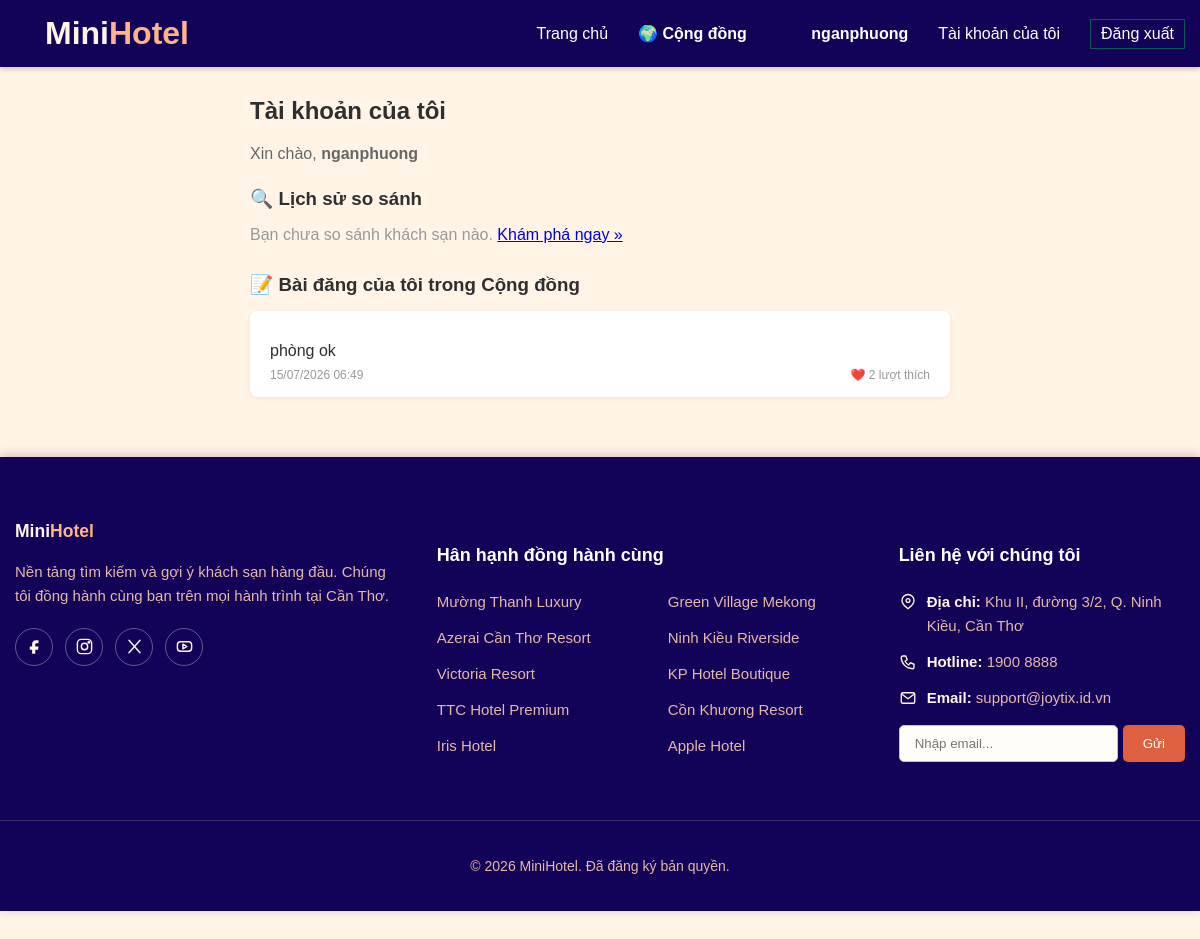
Page /profile.php (signed in) on the earlier database version.
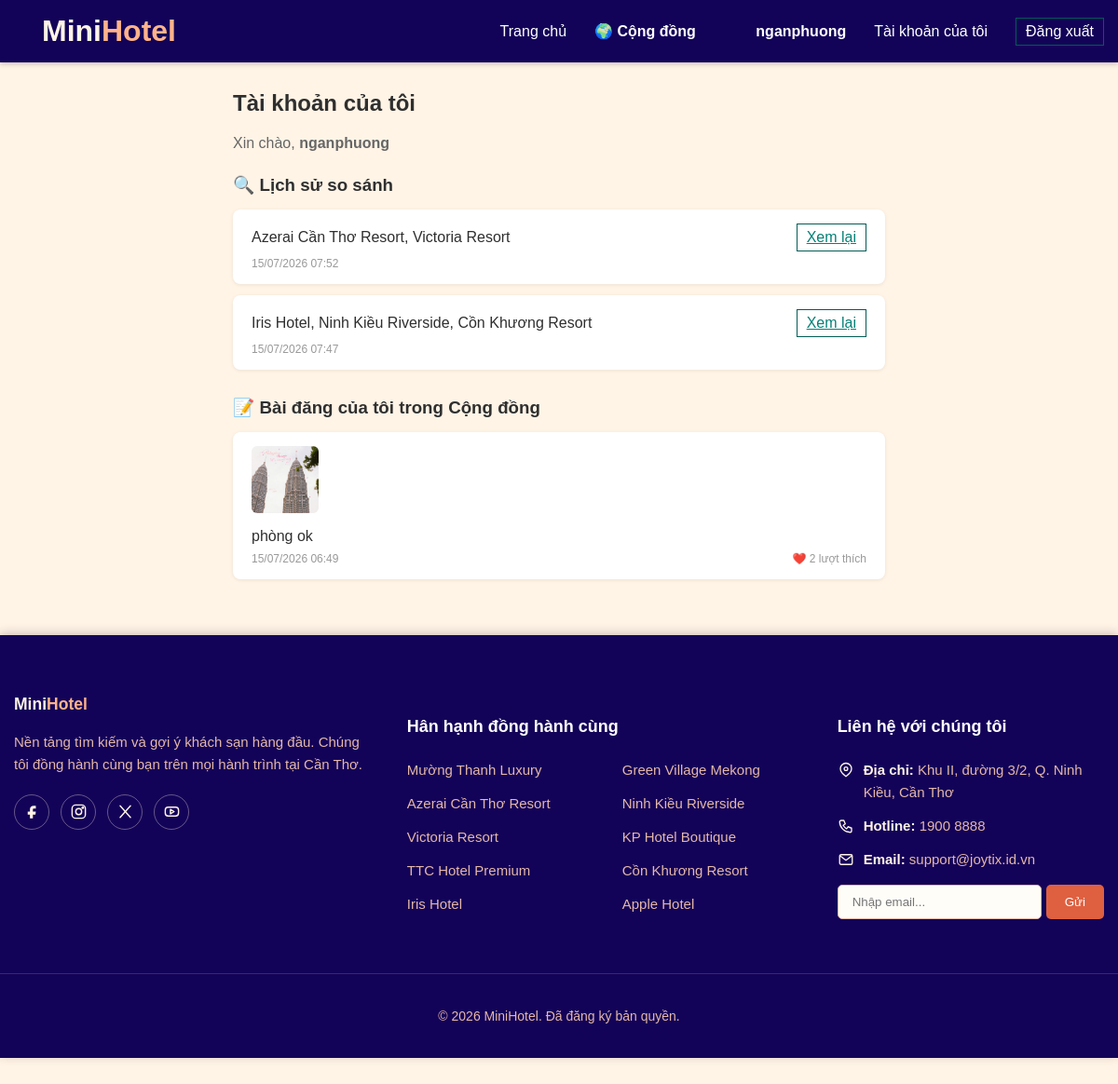
Same page on the later database version.
### tables this page shows
CREATE TABLE `feed_posts` (
  `id` int(11) NOT NULL,
  `author_name` varchar(100) NOT NULL,
  `author_id` int(11) DEFAULT NULL,
  `hotel_id` int(11) DEFAULT NULL COMMENT 'Khách sạn được review',
  `content` text NOT NULL,
  `image_url` varchar(255) DEFAULT NULL,
  `likes_count` int(11) DEFAULT 0,
  `created_at` timestamp NOT NULL DEFAULT current_timestamp()
);

CREATE TABLE `comparison_history` (
  `id` int(11) NOT NULL,
  `user_id` int(11) NOT NULL,
  `hotel_ids` varchar(255) NOT NULL,
  `created_at` timestamp NOT NULL DEFAULT current_timestamp()
);

### profile.php (the view, shortened to what the changed rows need)
<?php
require_once 'includes/db-connect.php';
require_once 'includes/header.php';
$user_id = $_SESSION['user_id'];
$stmt = $pdo->prepare("SELECT * FROM comparison_history WHERE user_id = ? ORDER BY created_at DESC LIMIT 20");
$stmt->execute([$user_id]);
$history_raw = $stmt->fetchAll(PDO::FETCH_ASSOC);
$history = [];
foreach ($history_raw as $item) {
    $ids = array_values(array_unique(array_filter(array_map('trim', explode(',', $item['hotel_ids'])))));
    sort($ids, SORT_NUMERIC);
    $history_key = implode(',', $ids);
    $item['hotel_ids'] = $history_key;
    $history[] = $item;
}
$all_ids = [];
foreach ($history as $h) {
    $all_ids = array_merge($all_ids, explode(',', $h['hotel_ids']));
}
$all_ids = array_unique(array_filter($all_ids));
$hotel_names = [];
if (!empty($all_ids)) {
    $placeholders = implode(',', array_fill(0, count($all_ids), '?'));
    $stmt_names = $pdo->prepare("SELECT id, name FROM hotels WHERE id IN ($placeholders)");
    $stmt_names->execute(array_values($all_ids));
    foreach ($stmt_names->fetchAll(PDO::FETCH_ASSOC) as $row) {
        $hotel_names[$row['id']] = $row['name'];
    }
}
$stmt_posts = $pdo->prepare("SELECT * FROM feed_posts WHERE author_id = ? OR (author_id IS NULL AND author_name = ?) ORDER BY id DESC");
$stmt_posts->execute([$user_id, $_SESSION['username']]);
$my_posts = $stmt_posts->fetchAll(PDO::FETCH_ASSOC);
$my_post_ids = array_column($my_posts, 'id');
$my_post_images = [];
if (!empty($my_post_ids)) {
    $ph = implode(',', array_fill(0, count($my_post_ids), '?'));
    $stmt_pi = $pdo->prepare("SELECT * FROM feed_post_images WHERE post_id IN ($ph) ORDER BY id ASC");
    $stmt_pi->execute($my_post_ids);
    foreach ($stmt_pi->fetchAll(PDO::FETCH_ASSOC) as $pi) {
        $my_post_images[$pi['post_id']][] = $pi['image_url'];
    }
}
?>
<div style="max-width: 700px; margin: 30px auto;">
    <h2>Tài khoản của tôi</h2>
    <section style="margin-bottom:30px;">
        <h3 style="margin-bottom:15px;">🔍 Lịch sử so sánh</h3>
        <?php if (count($history) > 0): ?>
            <?php foreach ($history as $h):
                $ids = array_filter(explode(',', $h['hotel_ids']));
                $names = array_map(fn($id) => $hotel_names[$id] ?? "KS #$id", $ids);
            ?>
                <div style="background:#fff; padding:15px 20px; border-radius:8px; margin-bottom:12px; box-shadow:0 1px 4px rgba(0,0,0,0.08);">
                    <div style="display:flex; justify-content:space-between; align-items:center; gap:10px;">
                        <span><?= htmlspecialchars(implode(', ', $names)) ?></span>
                        <a href="compare.php?<?= http_build_query(['hotel_ids' => $ids]) ?>" class="btn-outline" style="white-space:nowrap;">Xem lại</a>
                    </div>
                    <div style="font-size:12px; color:#999; margin-top:6px;">
                        <?= date('d/m/Y H:i', strtotime($h['created_at'])) ?>
                    </div>
                </div>
            <?php endforeach; ?>
        <?php else: ?>
            <p style="color:#999;">Bạn chưa so sánh khách sạn nào. <a href="index.php">Khám phá ngay &raquo;</a></p>
        <?php endif; ?>
    </section>
    <section>
        <?php if (count($my_posts) > 0): ?>
            <?php foreach ($my_posts as $post): ?>
                <?php $post_imgs = $my_post_images[$post['id']] ?? []; ?>
                <div style="background:#fff; padding:15px 20px; border-radius:8px; margin-bottom:12px; box-shadow:0 1px 4px rgba(0,0,0,0.08);">
                    <?php if (!empty($post_imgs)): ?>
                        <div style="display:flex; gap:6px; flex-wrap:wrap; margin-bottom:10px;">
                            <?php foreach (array_slice($post_imgs, 0, 4) as $idx => $pimg): ?>
                                <?php if ($idx === 3 && count($post_imgs) > 4): ?>
                                    <div style="position:relative; width:72px; height:72px; border-radius:6px; overflow:hidden;">
                                        <img src="<?= htmlspecialchars($pimg) ?>" style="width:100%; height:100%; object-fit:cover;">
                                        <div style="position:absolute; inset:0; background:rgba(0,0,0,0.5); display:flex; align-items:center; justify-content:center; color:#fff; font-size:16px; font-weight:bold;">+<?= count($post_imgs) - 3 ?></div>
                                    </div>
                                <?php else: ?>
                                    <img src="<?= htmlspecialchars($pimg) ?>" style="width:72px; height:72px; object-fit:cover; border-radius:6px;">
                                <?php endif; ?>
                            <?php endforeach; ?>
                        </div>
                    <?php endif; ?>
                    <p style="margin-bottom:8px;"><?= nl2br(htmlspecialchars($post['content'])) ?></p>
                    <div style="font-size:12px; color:#999; display:flex; justify-content:space-between;">
                        <span><?= date('d/m/Y H:i', strtotime($post['created_at'])) ?></span>
                        <span>❤️ <?= $post['likes_count'] ?> lượt thích</span>
                    </div>
                </div>
            <?php endforeach; ?>
        <?php else: ?>
            <p style="color:#999;">Bạn chưa có bài đăng nào. <a href="community.php">Chia sẻ trải nghiệm ngay &raquo;</a></p>
        <?php endif; ?>
    </section>
</div>
<?php require_once 'includes/footer.php'; ?>

Differences in the rows shown:
added comparison_history: hotel_ids "Azerai Cần Thơ Resort, Victoria Resort", created_at "15/07/2026 07:52"
added comparison_history: hotel_ids "Iris Hotel, Ninh Kiều Riverside, Cồn Khương Resort", created_at "15/07/2026 07:47"
Other differences:
text no longer shown: "Bạn chưa so sánh khách sạn nào. Khám phá ngay »"
